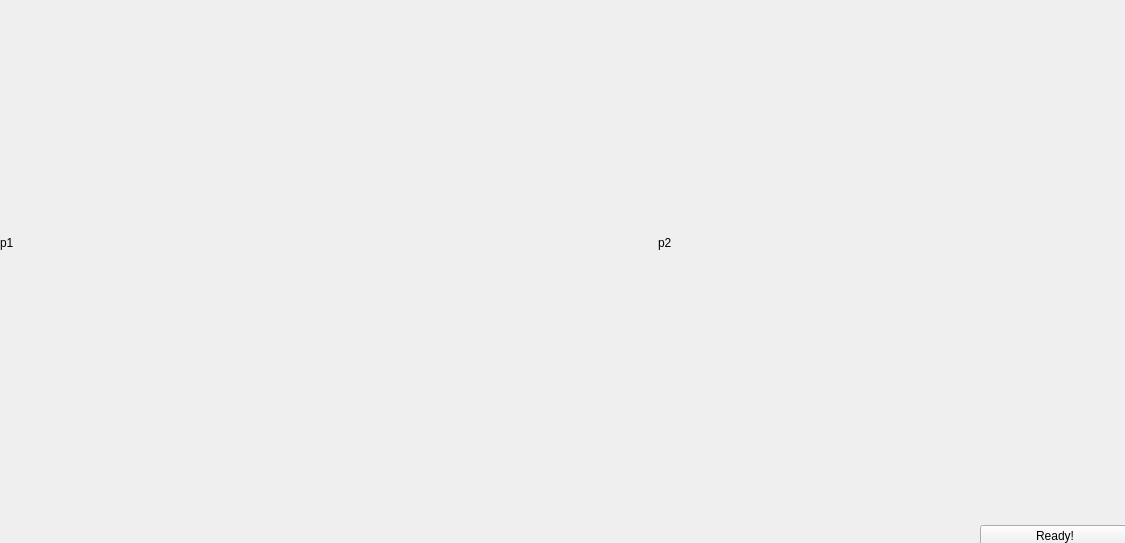
<?xml version="1.0" encoding="UTF-8"?>
<ui version="4.0">
 <class>Form</class>
 <widget class="QWidget" name="Form">
  <property name="geometry">
   <rect>
    <x>0</x>
    <y>0</y>
    <width>1125</width>
    <height>543</height>
   </rect>
  </property>
  <property name="windowTitle">
   <string>Form</string>
  </property>
  <widget class="QWidget" name="layoutWidget">
   <property name="geometry">
    <rect>
     <x>0</x>
     <y>6</y>
     <width>1310</width>
     <height>541</height>
    </rect>
   </property>
   <layout class="QVBoxLayout" name="verticalLayout">
    <item>
     <layout class="QHBoxLayout" name="horizontalLayout_2">
      <item>
       <widget class="QLabel" name="picture1">
        <property name="minimumSize">
         <size>
          <width>650</width>
          <height>400</height>
         </size>
        </property>
        <property name="text">
         <string>p1</string>
        </property>
       </widget>
      </item>
      <item>
       <widget class="QLabel" name="picture2">
        <property name="minimumSize">
         <size>
          <width>600</width>
          <height>400</height>
         </size>
        </property>
        <property name="text">
         <string>p2</string>
        </property>
       </widget>
      </item>
     </layout>
    </item>
    <item>
     <spacer name="verticalSpacer">
      <property name="orientation">
       <enum>Qt::Vertical</enum>
      </property>
      <property name="sizeType">
       <enum>QSizePolicy::Fixed</enum>
      </property>
      <property name="sizeHint" stdset="0">
       <size>
        <width>20</width>
        <height>40</height>
       </size>
      </property>
     </spacer>
    </item>
    <item>
     <layout class="QHBoxLayout" name="horizontalLayout">
      <property name="spacing">
       <number>0</number>
      </property>
      <item>
       <spacer name="horizontalSpacer">
        <property name="orientation">
         <enum>Qt::Horizontal</enum>
        </property>
        <property name="sizeType">
         <enum>QSizePolicy::Fixed</enum>
        </property>
        <property name="sizeHint" stdset="0">
         <size>
          <width>800</width>
          <height>20</height>
         </size>
        </property>
       </spacer>
      </item>
      <item>
       <widget class="QPushButton" name="ReadyBtn">
        <property name="maximumSize">
         <size>
          <width>150</width>
          <height>16777215</height>
         </size>
        </property>
        <property name="text">
         <string>Ready!</string>
        </property>
       </widget>
      </item>
     </layout>
    </item>
   </layout>
  </widget>
 </widget>
 <resources/>
 <connections/>
</ui>
